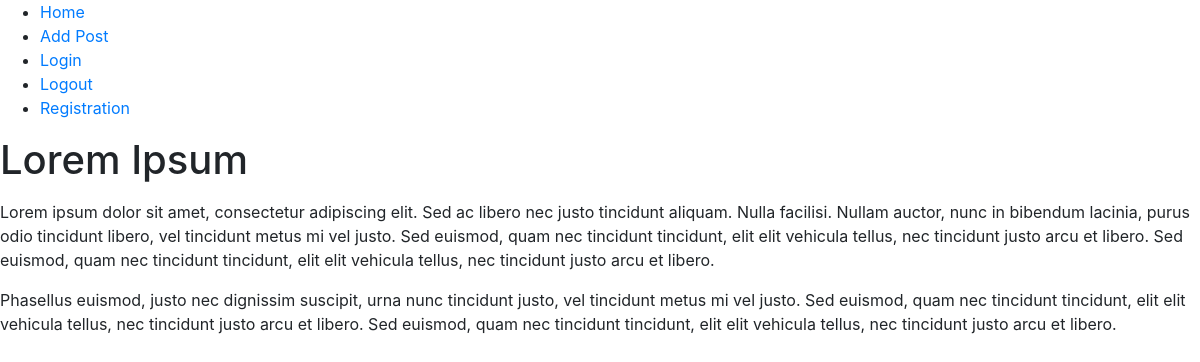
/post/Lorem-Ipsum, run on the app's committed database.
### tables this page shows
CREATE TABLE mainmenu(
    id integer PRIMARY KEY AUTOINCREMENT,
    title text NOT NULL,
    url text NOT NULL
);

CREATE TABLE posts(
    id integer PRIMARY KEY AUTOINCREMENT,
    title text NOT NULL,
    text text NOT NULL,
    url text NOT NULL,
    time integer NOT NULL
);

### main_db.py (the view)
@app.route("/post/<alias>")
def showPost(alias):
    title, post = dbase.getPost(alias)
    if not title:
        abort(404)
    return render_template('post.html', menu=dbase.getMenu(), title=title, post=post)

### FDataBase.py (called while the page is built)
    def getMenu(self):
        sql = '''SELECT * FROM mainmenu'''
        try:
            self.__cur.execute(sql)
            res = self.__cur.fetchall()
            if res: return res
        except:
            print("Error reading DB")
        return []

    def getPost(self, alias):
        try:
            self.__cur.execute(f"SELECT title, text FROM posts WHERE url LIKE '{alias}' LIMIT 1")
            res = self.__cur.fetchone()
            if res:
                base = url_for('static', filename='res/img')
                return res
        except sqlite3.Error as e:
            print(f"Error getting post from DB {e}")
        return (False, False)

### main_db.py (called while the page is built)
def connect_db():
    conn = sqlite3.connect(app.config['DATABASE'])
    conn.row_factory = sqlite3.Row
    return conn

def get_db():
    if not hasattr(g, 'link_db'):
        g.link_db = connect_db()
    return g.link_db

@app.before_request
def before_request():
    print("___---===Connection with Database===---___")
    global dbase
    db = get_db()
    dbase = FDataBase(db)

@app.after_request
def after_request(response):
    print("after_request() called")
    return response

@app.teardown_request
def teardown_request(response):
    print("teardown_request() called")
    return response

### templates/post.html
{% extends 'base.html' %}
{% block content %}
{{ super() }}
<h1>{{ title }}</h1>
<p>{{ post | safe }}</p>
{% endblock %}

### templates/base.html (shortened to what this page needs)
<!DOCTYPE html>
<html lang="en">
<head>
	<link type="text/css" href="{{ url_for('static', filename='bootstrap4/css/style.css')}}" rel="stylesheet">
</head>
<body>
{% block content -%}
    <ul>
        {% for m in menu -%}
            <li><a href="{{m.url}}">{{m.title}}</a></li>
        {% endfor -%}
    </ul>
{% endblock -%}
</body>
</html>

### data on the page
mainmenu: title "Home"
mainmenu: title "Add Post"
mainmenu: title "Login"
mainmenu: title "Logout"
mainmenu: title "Registration"
posts: title "Lorem Ipsum", text "Lorem ipsum dolor sit amet, consectetur adipiscing elit. Sed ac libero nec justo tincidunt aliquam. Nulla facilisi. Nullam auctor, nunc in bibendum lacinia, purus odio tincidunt libero, vel tincidunt metus mi vel justo. Sed euismod, quam nec tincidunt tincidunt, elit elit vehicula tellus, nec tincidunt justo arcu et libero. Sed euismod, quam nec tincidunt tincidunt, elit elit vehicula tellus, nec tincidunt justo arcu et libero. Phasellus euismod, justo nec dignissim suscipit, urna nunc tincidunt justo, vel tincidunt metus mi vel justo. Sed euismod, quam nec tincidunt tincidunt, elit elit vehicula tellus, nec tincidunt justo arcu et libero. Sed euismod, quam nec tincidunt tincidunt, elit…"
